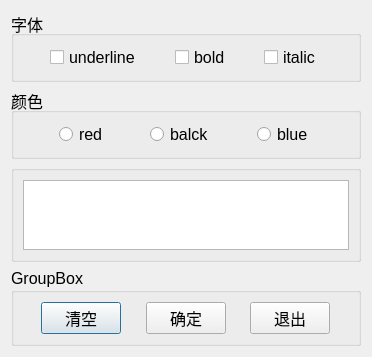
<?xml version="1.0" encoding="UTF-8"?>
<ui version="4.0">
 <class>Dialog</class>
 <widget class="QDialog" name="Dialog">
  <property name="geometry">
   <rect>
    <x>0</x>
    <y>0</y>
    <width>372</width>
    <height>268</height>
   </rect>
  </property>
  <property name="font">
   <font>
    <pointsize>12</pointsize>
   </font>
  </property>
  <property name="windowTitle">
   <string>Dialog</string>
  </property>
  <layout class="QVBoxLayout" name="verticalLayout">
   <item>
    <widget class="QGroupBox" name="groupBox">
     <property name="title">
      <string>字体</string>
     </property>
     <layout class="QHBoxLayout" name="horizontalLayout">
      <item>
       <spacer name="horizontalSpacer_9">
        <property name="orientation">
         <enum>Qt::Horizontal</enum>
        </property>
        <property name="sizeHint" stdset="0">
         <size>
          <width>40</width>
          <height>20</height>
         </size>
        </property>
       </spacer>
      </item>
      <item>
       <widget class="QCheckBox" name="checkBox">
        <property name="text">
         <string>underline</string>
        </property>
       </widget>
      </item>
      <item>
       <spacer name="horizontalSpacer_10">
        <property name="orientation">
         <enum>Qt::Horizontal</enum>
        </property>
        <property name="sizeHint" stdset="0">
         <size>
          <width>40</width>
          <height>20</height>
         </size>
        </property>
       </spacer>
      </item>
      <item>
       <widget class="QCheckBox" name="checkBox_3">
        <property name="text">
         <string>bold</string>
        </property>
       </widget>
      </item>
      <item>
       <spacer name="horizontalSpacer_11">
        <property name="orientation">
         <enum>Qt::Horizontal</enum>
        </property>
        <property name="sizeHint" stdset="0">
         <size>
          <width>40</width>
          <height>20</height>
         </size>
        </property>
       </spacer>
      </item>
      <item>
       <widget class="QCheckBox" name="checkBox_2">
        <property name="text">
         <string>italic</string>
        </property>
       </widget>
      </item>
      <item>
       <spacer name="horizontalSpacer_12">
        <property name="orientation">
         <enum>Qt::Horizontal</enum>
        </property>
        <property name="sizeHint" stdset="0">
         <size>
          <width>40</width>
          <height>20</height>
         </size>
        </property>
       </spacer>
      </item>
     </layout>
    </widget>
   </item>
   <item>
    <widget class="QGroupBox" name="groupBox_2">
     <property name="title">
      <string>颜色</string>
     </property>
     <layout class="QHBoxLayout" name="horizontalLayout_2">
      <item>
       <spacer name="horizontalSpacer_5">
        <property name="orientation">
         <enum>Qt::Horizontal</enum>
        </property>
        <property name="sizeHint" stdset="0">
         <size>
          <width>40</width>
          <height>20</height>
         </size>
        </property>
       </spacer>
      </item>
      <item>
       <widget class="QRadioButton" name="radioButton">
        <property name="text">
         <string>red</string>
        </property>
       </widget>
      </item>
      <item>
       <spacer name="horizontalSpacer_7">
        <property name="orientation">
         <enum>Qt::Horizontal</enum>
        </property>
        <property name="sizeHint" stdset="0">
         <size>
          <width>40</width>
          <height>20</height>
         </size>
        </property>
       </spacer>
      </item>
      <item>
       <widget class="QRadioButton" name="radioButton_2">
        <property name="text">
         <string>balck</string>
        </property>
       </widget>
      </item>
      <item>
       <spacer name="horizontalSpacer_8">
        <property name="orientation">
         <enum>Qt::Horizontal</enum>
        </property>
        <property name="sizeHint" stdset="0">
         <size>
          <width>40</width>
          <height>20</height>
         </size>
        </property>
       </spacer>
      </item>
      <item>
       <widget class="QRadioButton" name="radioButton_3">
        <property name="text">
         <string>blue</string>
        </property>
       </widget>
      </item>
      <item>
       <spacer name="horizontalSpacer_6">
        <property name="orientation">
         <enum>Qt::Horizontal</enum>
        </property>
        <property name="sizeHint" stdset="0">
         <size>
          <width>40</width>
          <height>20</height>
         </size>
        </property>
       </spacer>
      </item>
     </layout>
    </widget>
   </item>
   <item>
    <widget class="QGroupBox" name="groupBox_4">
     <property name="title">
      <string/>
     </property>
     <layout class="QHBoxLayout" name="horizontalLayout_4">
      <item>
       <widget class="QTextEdit" name="textEdit"/>
      </item>
     </layout>
    </widget>
   </item>
   <item>
    <widget class="QGroupBox" name="groupBox_3">
     <property name="title">
      <string>GroupBox</string>
     </property>
     <layout class="QHBoxLayout" name="horizontalLayout_3">
      <item>
       <spacer name="horizontalSpacer">
        <property name="orientation">
         <enum>Qt::Horizontal</enum>
        </property>
        <property name="sizeHint" stdset="0">
         <size>
          <width>40</width>
          <height>20</height>
         </size>
        </property>
       </spacer>
      </item>
      <item>
       <widget class="QPushButton" name="pushButton">
        <property name="text">
         <string>清空</string>
        </property>
        <property name="icon">
         <iconset resource="res.qrc">
          <normaloff>:/icons/image/212.bmp</normaloff>:/icons/image/212.bmp</iconset>
        </property>
        <property name="iconSize">
         <size>
          <width>13</width>
          <height>13</height>
         </size>
        </property>
       </widget>
      </item>
      <item>
       <spacer name="horizontalSpacer_3">
        <property name="orientation">
         <enum>Qt::Horizontal</enum>
        </property>
        <property name="sizeHint" stdset="0">
         <size>
          <width>40</width>
          <height>20</height>
         </size>
        </property>
       </spacer>
      </item>
      <item>
       <widget class="QPushButton" name="pushButton_3">
        <property name="text">
         <string>确定</string>
        </property>
        <property name="icon">
         <iconset resource="res.qrc">
          <normaloff>:/icons/image/322.bmp</normaloff>:/icons/image/322.bmp</iconset>
        </property>
       </widget>
      </item>
      <item>
       <spacer name="horizontalSpacer_4">
        <property name="orientation">
         <enum>Qt::Horizontal</enum>
        </property>
        <property name="sizeHint" stdset="0">
         <size>
          <width>40</width>
          <height>20</height>
         </size>
        </property>
       </spacer>
      </item>
      <item>
       <widget class="QPushButton" name="pushButton_2">
        <property name="text">
         <string>退出</string>
        </property>
        <property name="icon">
         <iconset resource="res.qrc">
          <normaloff>:/icons/image/132.bmp</normaloff>:/icons/image/132.bmp</iconset>
        </property>
       </widget>
      </item>
      <item>
       <spacer name="horizontalSpacer_2">
        <property name="orientation">
         <enum>Qt::Horizontal</enum>
        </property>
        <property name="sizeHint" stdset="0">
         <size>
          <width>40</width>
          <height>20</height>
         </size>
        </property>
       </spacer>
      </item>
     </layout>
    </widget>
   </item>
  </layout>
 </widget>
 <tabstops>
  <tabstop>textEdit</tabstop>
  <tabstop>pushButton</tabstop>
  <tabstop>pushButton_3</tabstop>
  <tabstop>pushButton_2</tabstop>
 </tabstops>
 <resources>
  <include location="res.qrc"/>
 </resources>
 <connections/>
</ui>
